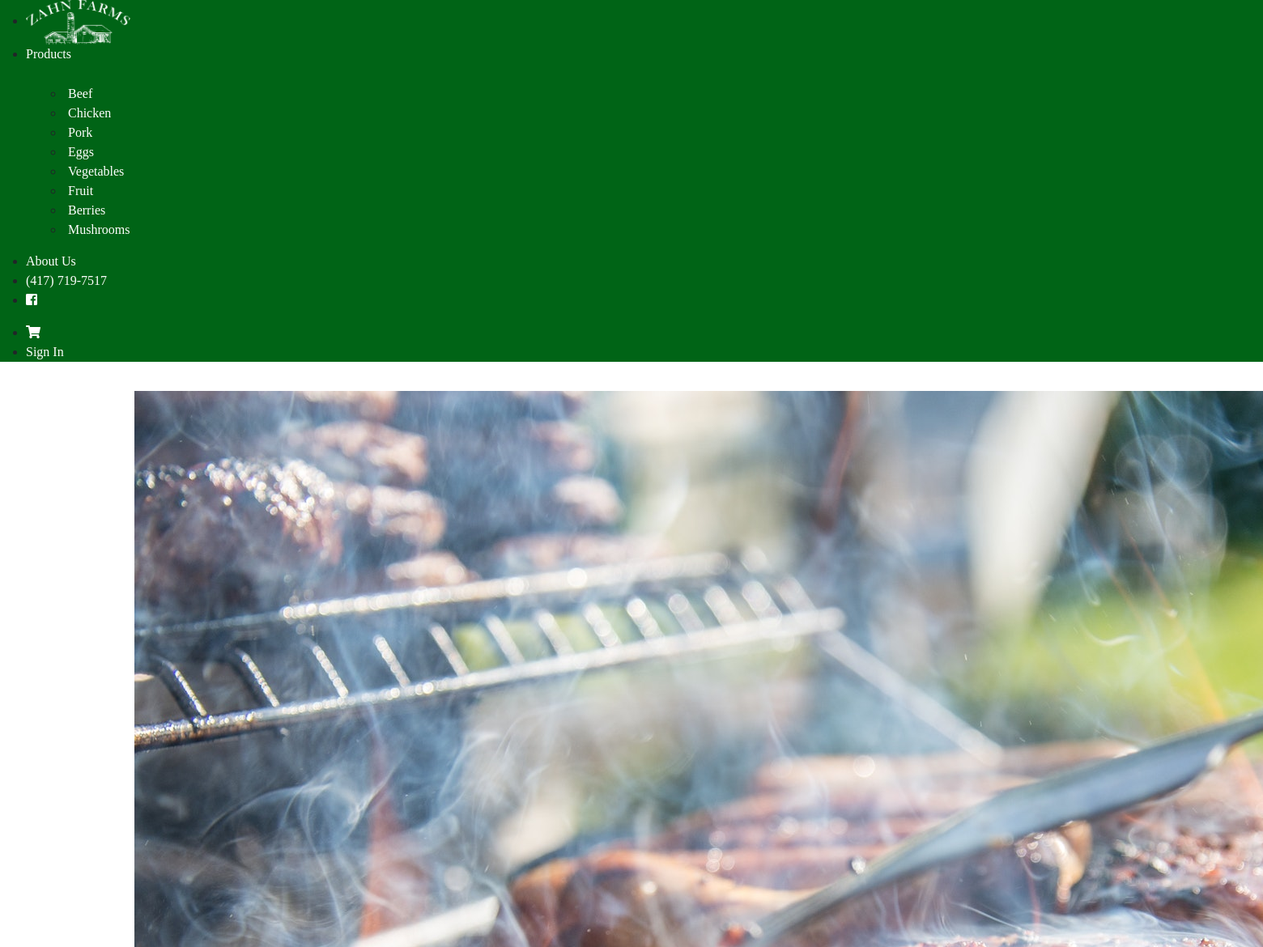
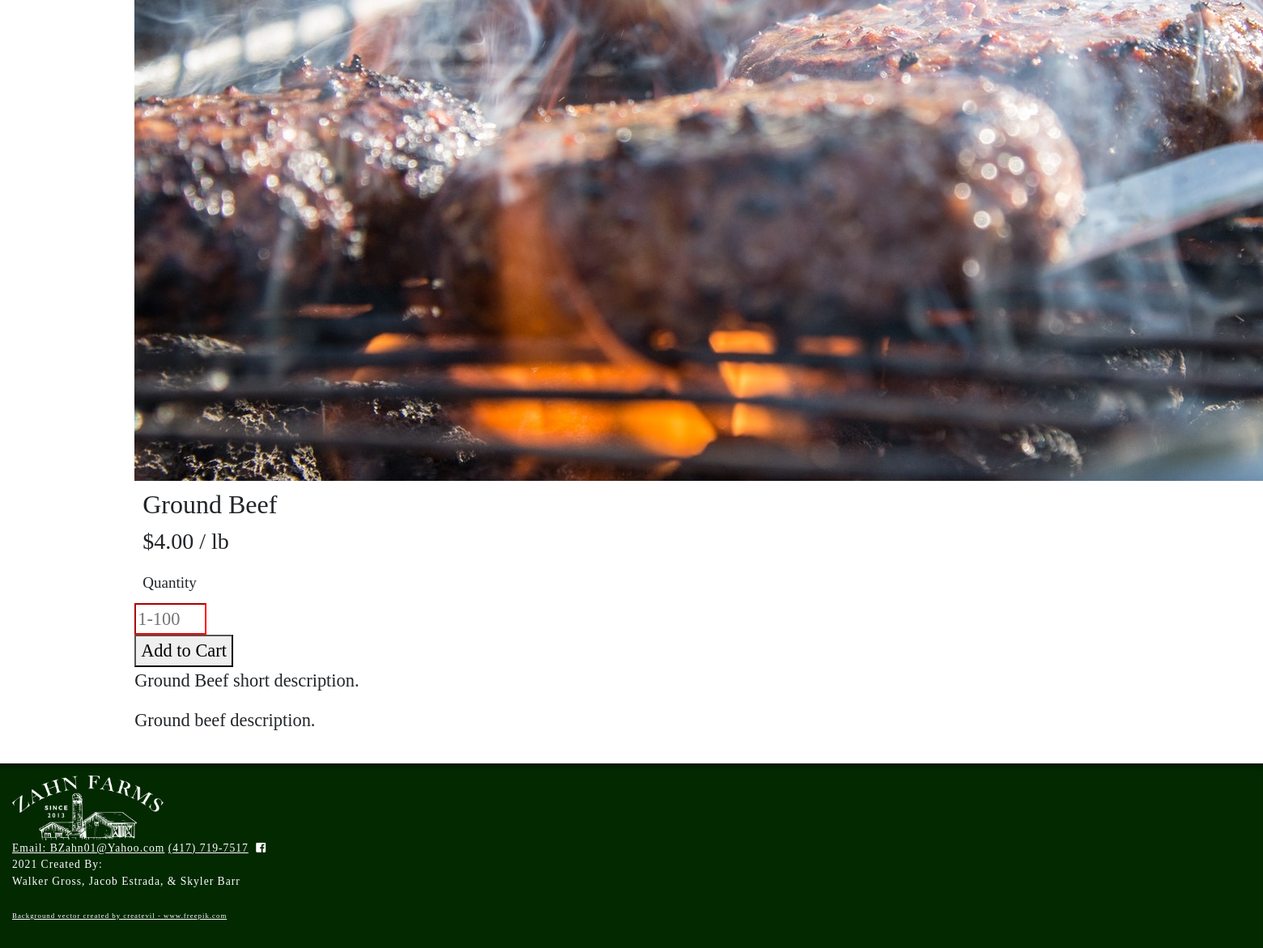
/product?catID=41&prodID=14, run on the app's committed database (2 pictures, top to bottom).
### tables this page shows
CREATE TABLE `categories` (
  `catID` int(11) NOT NULL,
  `catName` varchar(25) NOT NULL,
  `image` varchar(255) NOT NULL,
  `taxRate` decimal(4,3) NOT NULL DEFAULT '0.000',
  `hide` tinyint(1) NOT NULL
);

CREATE TABLE `products` (
  `productID` int(11) NOT NULL,
  `productName` varchar(50) NOT NULL,
  `portionsID` int(11) NOT NULL,
  `price` decimal(10,2) DEFAULT NULL,
  `qty` int(10) DEFAULT NULL,
  `shortDesc` varchar(255) DEFAULT NULL,
  `fullDesc` varchar(255) DEFAULT NULL,
  `catID` int(11) NOT NULL,
  `image` varchar(255) NOT NULL,
  `sizeID` int(11) DEFAULT NULL,
  `outOfSeason` tinyint(1) NOT NULL,
  `hide` tinyint(1) NOT NULL
);

CREATE TABLE `portions` (
  `portionsID` int(11) NOT NULL,
  `portionsName` varchar(25) NOT NULL,
  `portionsDesc` varchar(10) DEFAULT NULL
);

### models/products_db.php (called while the page is built, shortened)
<?php
function getAllCategoriesShow(){
    global $db;
    $sql = "SELECT * FROM categories WHERE hide = 0";
    $qry = $db->query($sql);
    $aryCat = $qry->fetchAll();
    return $aryCat;
}
function prodByID($prodID){
    global $db;
    $sql = "select * from products where productID = $prodID";
    $qry = $db->query($sql);
    $product = $qry->fetch();
    return $product;
}
function portionByID($portionID){
    global $db;
    $sql = "SELECT * FROM `portions` WHERE `portionsID` = $portionID";
    $qry = $db->query($sql);
    $portion = $qry->fetch();
    return $portion;
}

### models/requests.php (called while the page is built, shortened)
<?php
$prodID = filter_input(INPUT_GET, "prodID");
?>

### product/product.php (the view, shortened to what this page needs)
<?php
$prod = prodByID($prodID);
$portion = portionByID($prod['portionsID']);
$sizeAry = null;
$qty = $prod['qty'];
?>
<div class="product-card-full uk-grid-small uk-flex-center uk-text-center" style="width:90%; margin:auto" uk-grid>
  <div class="uk-card uk-card-default uk-width-1-2">
    <img src="../images/<?=$prod['image']?>" alt="<?=$prod['productName']?> Image">
  </div>
  <div class="uk-width-1-2@s">
    <h2>
      <?=$prod['productName']?>
    </h2>
    <h3 id="price" style="<?php echo($prod['sizeID'] != null ? 'display:none;' : '')?><?php echo($prod['outOfSeason'] == 1 ? 'display:none;' : '')?>">
      <?php echo"$" . $prod['price'] . " " . $portion['portionsDesc']?>
    </h3>
    <form class="uk-form-stacked" action="cart.php" method="post">
      <div class="uk-grid-small uk-child-width-1-1@m uk-flex-center uk-text-center" uk-grid>
        <?php
        if ($prod['outOfSeason'] == 0) {
          if($prod['sizeID'] != null){
          ?>
          <div class="uk-card">
            <div class="size-form" uk-form-custom="target: > * > span:first-child">
              <label class="uk-form-label">Size</label>
              <select id="size" name="size" onchange="sizePrice(this)">
                <option selected disabled hidden>Please select...</option>
                <?php
                foreach ($sizeAry as $size){
                ?>
                <option value="<?=$size['sizeName']?>"><?=$size['sizeName']?> $<?=$size['price']?></option>
                <?php
                }
                ?>
              </select>
              <button class="size-button uk-button uk-button-default" type="button" tabindex="-1">
                <span></span>
                <span uk-icon="icon: chevron-down"></span>
              </button>
            </div>
          </div>
            <?php
            if ($qty > 0) { ?>
            <div id="qty-box" style="display:none;" class="uk-card  uk-width-expand">
              <label class="uk-form-label" for="form-stacked-text">Quantity</label>
              <div class="uk-form-controls uk-width-1-3" style="margin:auto">
                <input id="qty-input" class="uk-input uk-text-center" id="form-stacked-text" type="number" placeholder="1-<?=$prod['qty']?>" min="1" max="<?=$prod['qty']?>" name="qty" tabindex="1" step="1" required onchange="checkQty()">
              </div>
              <p id="qty-invalid-alert">Invalid Quantity</p>
            </div>
            <?php
            }
          } else {
            if ($qty > 0) {
            ?>
          <div class="uk-card uk-width-expand">
            <label class="uk-form-label" for="form-stacked-text">Quantity</label>
            <div class="uk-form-controls uk-width-1-3" style="margin:auto">
              <input id="qty-input" class="uk-input uk-text-center" id="form-stacked-text" type="number" placeholder="1-<?=$prod['qty']?>" min="1" max="<?=$prod['qty']?>" name="qty" tabindex="1" step="1" required onchange="checkQty()">
            </div>
          </div>
            <?php
            }
          }
            ?>
        <?php
        }
        if ($qty == 0) {
        ?>
        <div class="uk-card">
          <button id="submit add-to-cart-btn" class="uk-button uk-button-default" tabindex="-1" disabled>Out of Stock</button>
        </div>
        <?php
        } else {
        ?>
          <div class="uk-card">
            <button id="submit add-to-cart-btn" class="uk-button uk-button-default" type="submit" tabindex="2">Add to Cart</button>
          </div>
        <?php
        }
        ?>
      </div>
    </form>
    <div class="uk-card uk-card-default uk-card-body uk-width-expand product-desc-short">
    <p><?=$prod['shortDesc']?></p>
  </div>
  </div>
  <div class="uk-card uk-card-default uk-card-body uk-width-expand product-desc-full">
    <p><?=$prod['fullDesc']?></p>
  </div>
</div>

### views/navbar.php (shortened to what this page needs)
<div class="no-print" uk-sticky="sel-target: .uk-navbar-container; cls-active: uk-navbar-sticky">
    <nav class="nav-bar uk-navbar-container" uk-navbar>
        <div class="uk-navbar-left">
            <ul class="uk-navbar-nav">
                <li>
                    <a class="uk-logo" style="min-width:177px;" href="../product/">
                        <img style="" src="../images/Logo.png" alt="Zahn Farms Logo">
                    </a>
                </li>
                <li>
                    <a href="../product/">Products</a>
                    <div class="uk-navbar-dropdown" delay-hide="250">
                        <ul class="uk-nav uk-navbar-dropdown-nav">
                            <?php
                            $aryCat = getAllCategoriesShow();
                            foreach($aryCat as $cat){
                            ?>
                            <li><a href="../product?catID=<?=$cat['catID']?>"><?=$cat['catName']?></a></li>
                            <?php
                            }
                            ?>
                        </ul>
                    </div>
                </li>
                <li><a href="../aboutUs/aboutUs.php">About Us</a></li>
                <li><a href="tel:417-719-7517" class="navContact">(417) 719-7517</a></li>
                <li><a href="https://www.facebook.com/ZahnFarms/" target="_blank"><i
                            class="fab fa-facebook-square"></i></a></li>
            </ul>
        </div>
        <div class="uk-navbar-right">
            <ul class="uk-navbar-nav">
                <li><a href="../product/cart.php"><i class="fas fa-shopping-cart"></i></a></li>
                <li><a href="../admin/">Sign In</a></li>
            </ul>
        </div>
    </nav>
</div>

### views/styles.css (style rules this page uses)
:root { --primary-green: #006416; --secondary-green: #18890B; --dark-green: #022900; }
html, body { background-image: url("../images/barnWood.jpg"); background-size: cover; padding:0px; font-family: "Caveat Brush", cursive; }
body { display: flex; flex-direction: column; min-height: 100vh; }
.uk-navbar-container { background-color: var(--primary-green) !important; }
.uk-navbar-nav>li>a { font-family: 'Libre Baskerville', serif; font-weight: 500; font-size: 1em; }
.uk-navbar-dropdown { background-color: var(--primary-green); font-family: 'Libre Baskerville', cursive; padding: 15px; margin-top:10px; }
.uk-navbar-dropdown-nav>li>a { padding-left:5px; }
nav a, nav a:hover { color: white !important; text-decoration: none; }
nav img { height:55px; width: 129px; }
.uk-card { font-family: 'Caveat Brush', cursive; font-size: 1.4em; background-color: rgba(1,1,1,0); box-shadow: none; }
.product-card-full :is(h2, h3, label) { font-family: 'Caveat Brush', cursive; margin:10px; }
.product-card-full label { font-size: .85em; }
input:invalid { border-color: red; }
.no-print { display: block; }

### data on the page
categories: catName "Beef"
categories: catName "Chicken"
categories: catName "Pork"
categories: catName "Eggs"
categories: catName "Vegetables"
categories: catName "Fruit"
categories: catName "Berries"
categories: catName "Mushrooms"
products: image (picture), productName "Ground Beef", price "4.00", qty "1-100", shortDesc "Ground Beef short description.", fullDesc "Ground beef description."
portions: portionsDesc "/ lb"
